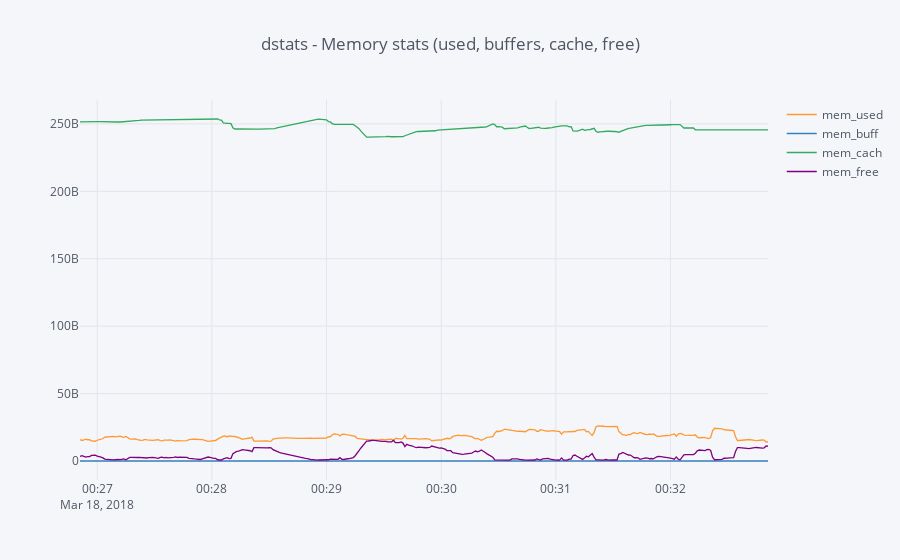

This figure's notebook cell:
### Code cell
df[['mem_used', 'mem_buff', 'mem_cach', 'mem_free']].iplot(kind='line', title='dstats - Memory stats (used, buffers, cache, free)')

### Figure 1 — Plotly figure (JSON) as saved in the notebook; plotly's stock layout.template omitted (floating-point values rounded to 4 significant figures; data arrays with more than 128 entries replaced by an {"elided": "..."} marker saying what was removed)
{"data": [{"line": {"color": "rgba(255, 153, 51, 1.0)", "dash": "solid", "width": 1.3}, "mode": "lines", "name": "mem_used", "text": "", "type": "scatter", "x": {"elided": "361 str values"}, "y": {"elided": "361 int values"}}, {"line": {"color": "rgba(55, 128, 191, 1.0)", "dash": "solid", "width": 1.3}, "mode": "lines", "name": "mem_buff", "text": "", "type": "scatter", "x": {"elided": "361 str values"}, "y": {"elided": "361 int values"}}, {"line": {"color": "rgba(50, 171, 96, 1.0)", "dash": "solid", "width": 1.3}, "mode": "lines", "name": "mem_cach", "text": "", "type": "scatter", "x": {"elided": "361 str values"}, "y": {"elided": "361 int values"}}, {"line": {"color": "rgba(128, 0, 128, 1.0)", "dash": "solid", "width": 1.3}, "mode": "lines", "name": "mem_free", "text": "", "type": "scatter", "x": {"elided": "361 str values"}, "y": {"elided": "361 int values"}}], "layout": {"legend": {"bgcolor": "#F5F6F9", "font": {"color": "#4D5663"}}, "paper_bgcolor": "#F5F6F9", "plot_bgcolor": "#F5F6F9", "title": "dstats - Memory stats (used, buffers, cache, free)", "titlefont": {"color": "#4D5663"}, "xaxis1": {"gridcolor": "#E1E5ED", "showgrid": true, "tickfont": {"color": "#4D5663"}, "title": "", "titlefont": {"color": "#4D5663"}, "zerolinecolor": "#E1E5ED"}, "yaxis1": {"gridcolor": "#E1E5ED", "showgrid": true, "tickfont": {"color": "#4D5663"}, "title": "", "titlefont": {"color": "#4D5663"}, "zerolinecolor": "#E1E5ED"}}}
